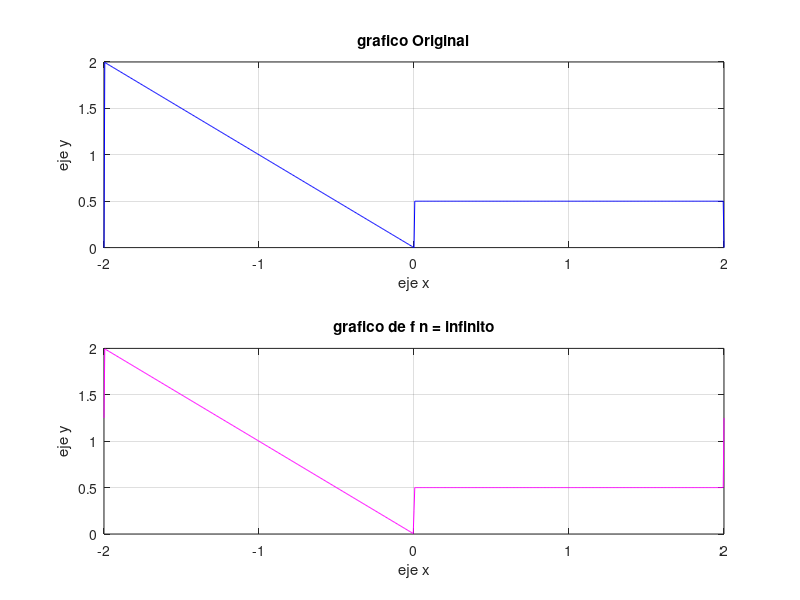

The MATLAB source for this figure:
close all
clear; 
clc;

n 	= 99999;
T 	= 4;
A 	= 1;
aux 	= 0; 		%amacenara la sumatoria de la serie                   
f 		= 0;		% funcion de fourier
a0 	= 3/4; 	
i     = 0;		%para iterar la sumatoria

w = (2 * pi) / T;  

%intervalos de las variables de la funcion original y de fourier  
x1 = -2: 0.005 : 2;   
x2 = -2: 0.005 : 2;                          

%definicion de la funcion original
f2 = (((x2 > -2) & (x2 < 0)).*(-x2) + ((x2 > 0) & (x2 < 2)).*(1/2));

i = n;

while i > 0
	 % creación de las constantes de la serie
    ak = ((2*((-1)^(i)-1))/(i*pi)^2);
    bk = (1/2)*(((3*(-1)^(i))+ 1)/(pi*i));
    
    %sumatoria
    aux = aux + (ak * cos(i*w*x1) + bk * sin(i*w*x1));
    i = i -1;
end

%creacion de la funcion final
f = a0 + aux;


figure(1); clf(1)
hold on %permite la graficacion de multiples funciones a la vez

subplot(2,1, 1),plot(x2, f2, 'b'), title('grafico Original'), xlabel('eje x'),ylabel('eje y'), grid;
subplot(2,1, 2),plot(x1, f, 'm'), title('grafico de f n = infinito'), xlabel('eje x'), ylabel('eje y'), grid;

